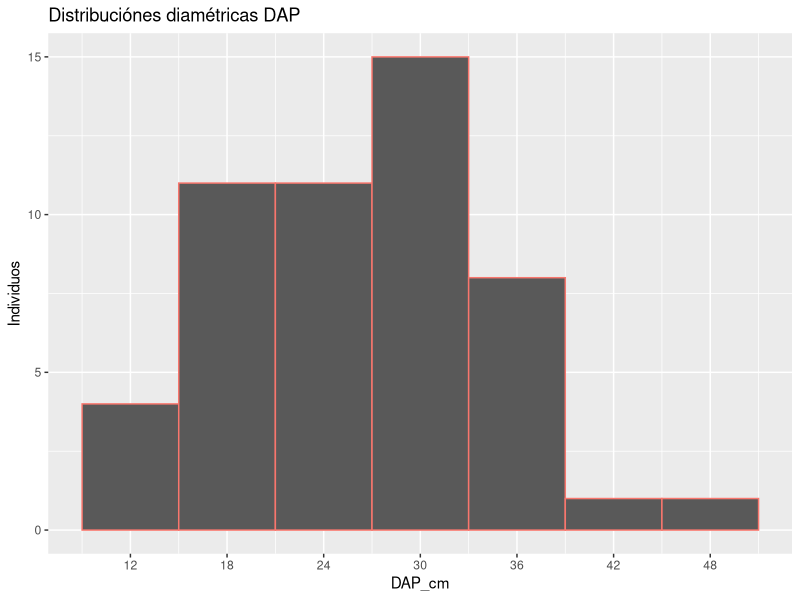
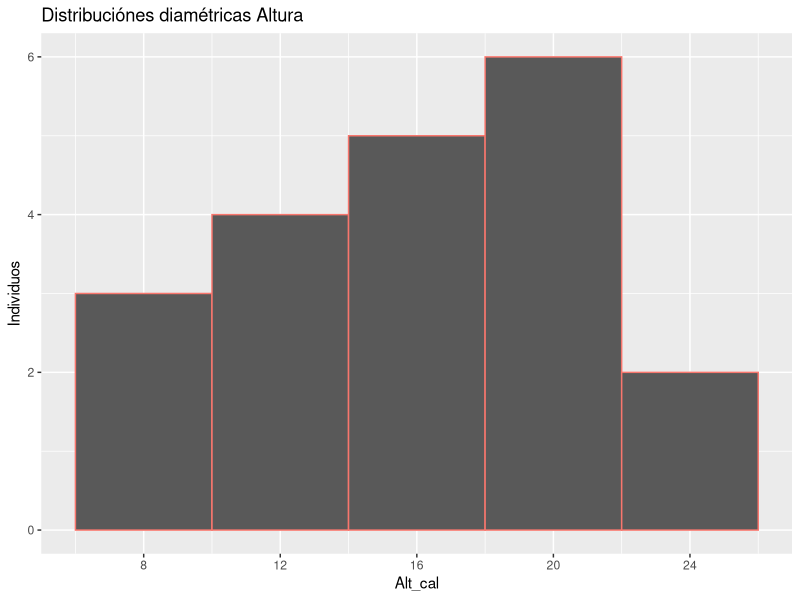
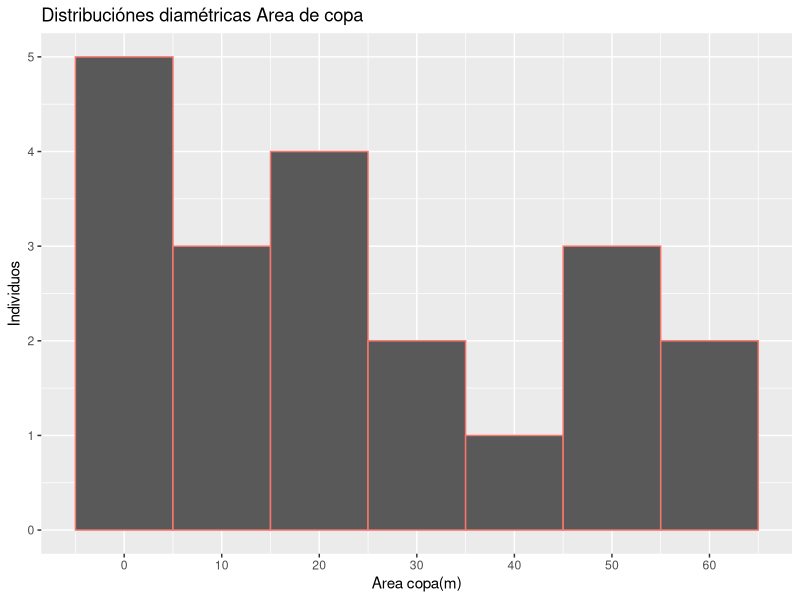
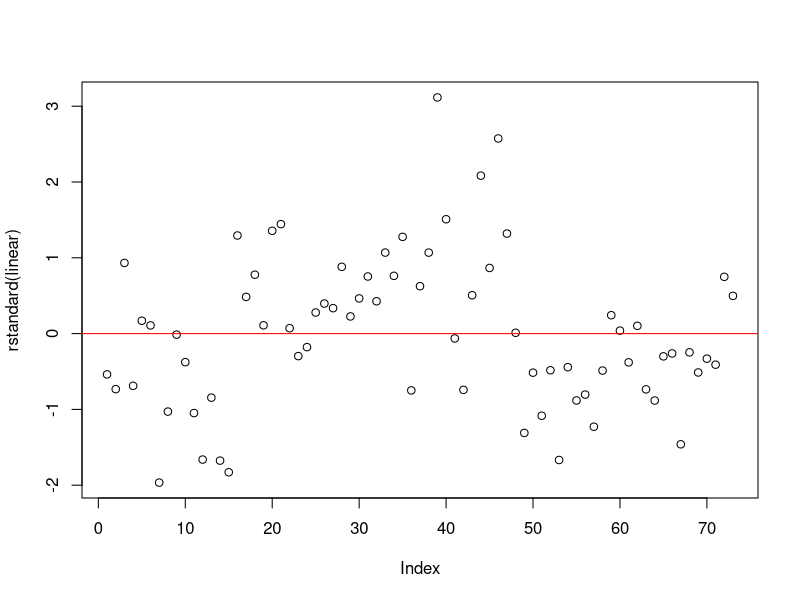
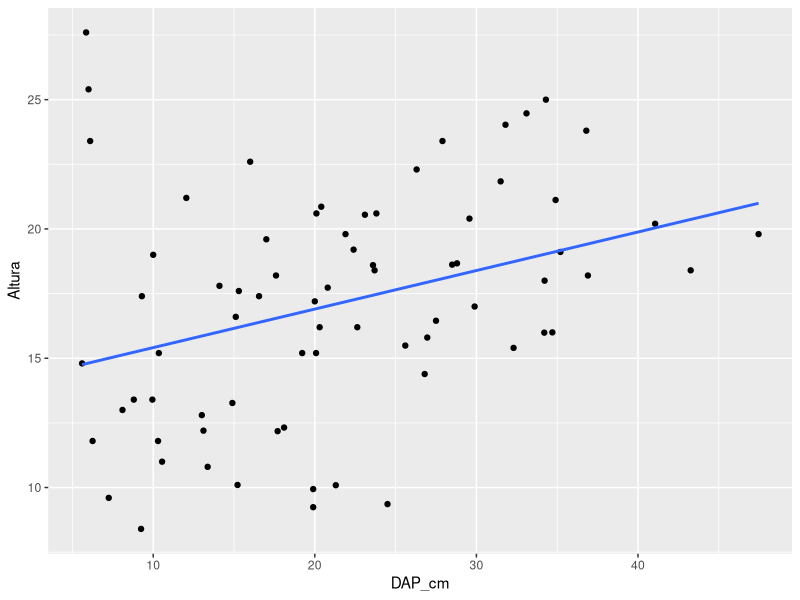

The R source for these figures, in order: (Note: this script raises an error after producing the figures.)
## ---- chunk 1
knitr::opts_chunk$set(echo = FALSE, 
                      warning = FALSE, 
                      message = FALSE)

library(tidyverse)
library(ggplot2)
library(readxl)
## ---- chunk 2
data<- read.csv2("Salida1.csv")

data<- data %>% mutate(Parcela = as.factor(Parcela),
                       Subparcela = as.factor(Subparcela)) %>% select(-c(X.))


data<- data %>% group_by(Parcela) %>% mutate(`Area ind(m)`= (pi/4)*(DAP_cm/100)^2, 
                                             Dap_f_cm = (d1+d2)/2, 
                                             `Area copa(m)` = (pi/4)*(D_copa)^2) %>% 
  mutate(`Error DAP`= ((abs(Dap_f_cm - DAP_cm))/ DAP_cm)*100, 
         `Error alt` = ((abs(Alt_med - Alt_cal))/ Alt_cal)*100) 

data1<- data %>% rename(DAP_obs= DAP_cm, DAP_est= Dap_f_cm, 
                Alt_obs= Alt_cal, Alt_est= Alt_med) %>% select(DAP_obs, DAP_est, Alt_obs, Alt_est,
                                                                       `Error DAP`, `Error alt`) %>% 
  filter(DAP_est != "NA")
data1

data1 %>% group_by(Parcela)%>% summarise(DAP_obs= mean(DAP_obs), DAP_est= mean(DAP_est), Alt_obs= mean(Alt_obs), Alt_est= mean(Alt_est), `Error DAP`= mean(`Error DAP`), `Error alt`= mean(`Error alt`))

## ---- chunk 3
data %>% group_by(Subparcela) %>% 
  summarise(a= sum(`Area ind(m)`), 
            Dcm= sqrt(mean(DAP_cm^2)),
            Area_copa_p= sum(`Area copa(m)`)/length(Subparcela), 
            Altura_p= sum(Alt_cal)/length(Subparcela)) %>% 
  mutate(`Area basal`= a*10000/100) %>% 
  select(c(Subparcela, Dcm, `Area basal`, Area_copa_p, 
           Altura_p)) %>% slice(-c(1))

data %>% group_by(Parcela) %>% 
  summarise(a= sum(`Area ind(m)`), N_ind= length(Parcela),
            Dcm= sqrt(mean(DAP_cm^2))) %>% 
  mutate(`Area basal`= a*10000/250) %>% 
  select(c(Parcela, Dcm, `Area basal`))


## ---- chunk 4

ggplot(data, mapping = aes(x= DAP_cm, col= "pink")) +
  geom_histogram(bins = 7, origin= 15) + labs(y= "Individuos", title = "Distribuciónes diamétricas DAP") +
  scale_x_continuous(breaks = seq(12, 50, 6)) + theme(legend.position = "none")
  
## ---- chunk 5
data1<- data %>% filter(Alt_cal != "NA")

ggplot(data1, mapping = aes(x= Alt_cal, col= "pink")) +
  geom_histogram(binwidth = 4) + labs(y= "Individuos", title = "Distribuciónes diamétricas Altura") +
  scale_x_continuous(breaks = seq(4, 25, 4)) +theme(legend.position = "none") 

## ---- chunk 6
ggplot(data, mapping = aes(x= `Area copa(m)`, col= "pink")) +
  geom_histogram(binwidth = 10) + labs(y= "Individuos", title = "Distribuciónes diamétricas Area de copa") +
  theme(legend.position = "none") + scale_x_continuous(breaks = seq(0, 65, 10)) 
## ---- chunk 7
data1<- read_xlsx("datoscampo.xlsx")
data2<- read_xlsx("Libro1_datos_daso_g3.xlsx")
data3<- read_xlsx("SantaElena.xlsx")

data1<- data1 %>% mutate(`Area copa(m)`= (pi/4)*((D1_DC_m+D2_DC_m)/2)^2) %>% 
  rename(Altura= Altura_Laser, DAP_cm= DAP_cm_D) %>% select(Parcela, DAP_cm, Altura, 
                                                            `Area copa(m)`) %>% 
  filter(Altura != "NA")

data2<- data2 %>% mutate(Parcela= as.factor(Parcela), Subparcela= as.factor(Subparcela)) %>%  
  mutate(DAP_cm= (F1+F2)/2, `Area copa(m)`= (pi/4)*((D1+D2)/2)^2) %>% 
  rename(Altura= Hipsometro) %>% 
  group_by(Subparcela) %>% mutate(Parcela= if_else(Parcela == "1", "7", "8")) %>% 
  select(Parcela, DAP_cm, Altura, `Area copa(m)`) %>% filter(Altura != "NA")

data2<- data2[,-1]

data3<- data3 %>% mutate(Parcela= as.factor(Parcela), dc_1_m= as.numeric(dc_1_m), 
                         dc_2_m= as.numeric(dc_2_m)) %>%
  mutate(`Area copa(m)`= (pi/4)*((dc_1_m+dc_2_m)/2)^2) %>% 
  rename(Altura= H_total, parcela= Parcela) %>% group_by(parcela) %>% 
  mutate(Parcela= if_else(parcela == "P1", "9", if_else(parcela == "P2", "10", "11"))) %>% 
  filter(Altura != "NA") %>% select(Parcela, DAP_cm, Altura, `Area copa(m)`)

data3<- data3[,-1]

data<- data %>% rename(Altura= Alt_cal) %>% select(Parcela, DAP_cm, Altura, `Area copa(m)`) %>% 
  filter(Altura != "NA")

data1<- as.tibble(data1)
data2<- as.tibble(data2)
data3<- as.tibble(data3)
data<- as.tibble(data)

data1$Parcela<- as.factor(data1$Parcela)

datos<- rbind(data, data1, data2, data3)

datos<- datos %>% mutate(DAP_cm= as.numeric(DAP_cm), 
                         Altura= as.numeric(Altura))
## ---- chunk 8
linear<- lm(Altura ~ DAP_cm, data= datos)

plot(rstandard(linear))
abline(0,0, col= "red")



ggplot(datos , mapping = aes(x= DAP_cm, y= Altura)) +
  geom_point() +
  geom_smooth(broom::augment(linear), mapping = aes(x= DAP_cm, y= .fitted))
## ---- chunk 9
nlinear<- lm(log(Altura) ~ log(DAP_cm), data= datos)

ggplot(datos, mapping = aes(x= DAP_cm, y= Altura)) +
  geom_point() + 
  geom_smooth(broom::augment(nlinear), mapping = aes(x= exp(log.DAP_cm.), 
                                                     y= exp(((anova(nlinear)$"Mean Sq"[2])/2)+2.3479291+0.1552072*log.DAP_cm.)))

prueba<- broom::augment(nlinear)

prueba<- prueba %>% mutate(fitted=  exp(((anova(nlinear)$"Mean Sq"[2])/2)+2.3479291+0.1552072*log.DAP_cm.))%>% 
  mutate(resid= exp(log.DAP_cm.)-fitted)

RSE <- sqrt(sum(prueba$resid^2, na.rm = TRUE)/summary(nlinear)$df[2])


#n<- nls(Altura ~ a*DAP_cm^b, start = list(a= 2.3479291, b= 0.1552072), data = datos)

#broom::glance(n)

#ggplot(datos, mapping = aes(x= DAP_cm, y= Altura)) +
  #geom_point() +
  #geom_smooth(broom::augment(n), mapping = aes(x= DAP_cm, 
                                               #y= .fitted))
## ---- chunk 10
datos<- datos %>% filter(`Area copa(m)` != 0)

linear<- lm(`Area copa(m)` ~ DAP_cm , data= datos)
broom::tidy(linear)
broom::glance(linear)

shapiro.test(resid(linear))
plot(rstandard(linear))
abline(0,0, col= "red")



ggplot(datos , mapping = aes(x= DAP_cm, y= `Area copa(m)`)) +
  geom_point() +
  geom_smooth(broom::augment(linear), mapping = aes(x= DAP_cm, y= .fitted))


## ---- chunk 11
nlinear<- lm(log(`Area copa(m)`) ~ log(DAP_cm), data= datos)
broom::tidy(nlinear)

ggplot(datos, mapping = aes(x= DAP_cm, y= `Area copa(m)`)) +
  geom_point() + 
  geom_smooth(broom::augment(nlinear), mapping = aes(x= exp(log.DAP_cm.), 
                                                     y= exp(((anova(nlinear)$"Mean Sq"[2])/2)+0.1885491+0.8910002*log.DAP_cm.)))

prueba<- broom::augment(nlinear)

prueba<- prueba %>% mutate(fitted=  exp(((anova(nlinear)$"Mean Sq"[2])/2)+0.1885491+0.8910002*log.DAP_cm.))%>% 
  mutate(resid= exp(log.DAP_cm.)-fitted)

RSE <- sqrt(sum(prueba$resid^2, na.rm = TRUE)/summary(nlinear)$df[2])
RSE

summary(linear)$"sigma"


n<- nls(`Area copa(m)` ~ a*DAP_cm^b, start = list(a= 0.1885491, b= 0.8910002), data = datos)

broom::glance(n)

ggplot(datos, mapping = aes(x= DAP_cm, y= `Area copa(m)`)) +
  geom_point() +
  geom_smooth(broom::augment(n), mapping = aes(x= DAP_cm, 
                                               y= .fitted))
